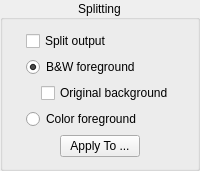
    <widget class="CollapsibleGroupBox" name="splittingOptions">
     <property name="styleSheet">
      <string notr="true"/>
     </property>
     <property name="title">
      <string>Splitting</string>
     </property>
     <property name="alignment">
      <set>Qt::AlignCenter</set>
     </property>
     <layout class="QVBoxLayout" name="verticalLayout_9">
      <item>
       <layout class="QHBoxLayout" name="horizontalLayout_12">
        <item>
         <spacer name="horizontalSpacer_21">
          <property name="orientation">
           <enum>Qt::Horizontal</enum>
          </property>
          <property name="sizeHint" stdset="0">
           <size>
            <width>1</width>
            <height>1</height>
           </size>
          </property>
         </spacer>
        </item>
        <item>
         <layout class="QVBoxLayout" name="verticalLayout">
          <item>
           <widget class="QCheckBox" name="splittingCB">
            <property name="text">
             <string>Split output</string>
            </property>
           </widget>
          </item>
          <item>
           <widget class="QRadioButton" name="bwForegroundRB">
            <property name="text">
             <string>B&amp;&amp;W foreground</string>
            </property>
            <property name="checked">
             <bool>true</bool>
            </property>
           </widget>
          </item>
          <item>
           <layout class="QHBoxLayout" name="horizontalLayout_16">
            <item>
             <spacer name="horizontalSpacer_29">
              <property name="orientation">
               <enum>Qt::Horizontal</enum>
              </property>
              <property name="sizeHint" stdset="0">
               <size>
                <width>15</width>
                <height>1</height>
               </size>
              </property>
             </spacer>
            </item>
            <item>
             <widget class="QCheckBox" name="originalBackgroundCB">
              <property name="toolTip">
               <string>Save the original background of the foreground layer.</string>
              </property>
              <property name="text">
               <string>Original background</string>
              </property>
             </widget>
            </item>
           </layout>
          </item>
          <item>
           <widget class="QRadioButton" name="colorForegroundRB">
            <property name="text">
             <string>Color foreground</string>
            </property>
           </widget>
          </item>
         </layout>
        </item>
        <item>
         <spacer name="horizontalSpacer_22">
          <property name="orientation">
           <enum>Qt::Horizontal</enum>
          </property>
          <property name="sizeHint" stdset="0">
           <size>
            <width>1</width>
            <height>1</height>
           </size>
          </property>
         </spacer>
        </item>
       </layout>
      </item>
      <item>
       <layout class="QHBoxLayout" name="horizontalLayout_7">
        <item>
         <spacer name="horizontalSpacer_25">
          <property name="orientation">
           <enum>Qt::Horizontal</enum>
          </property>
          <property name="sizeHint" stdset="0">
           <size>
            <width>1</width>
            <height>1</height>
           </size>
          </property>
         </spacer>
        </item>
        <item>
         <widget class="QPushButton" name="applySplittingButton">
          <property name="text">
           <string>Apply To ...</string>
          </property>
         </widget>
        </item>
        <item>
         <spacer name="horizontalSpacer_26">
          <property name="orientation">
           <enum>Qt::Horizontal</enum>
          </property>
          <property name="sizeHint" stdset="0">
           <size>
            <width>1</width>
            <height>1</height>
           </size>
          </property>
         </spacer>
        </item>
       </layout>
      </item>
     </layout>
    </widget>
